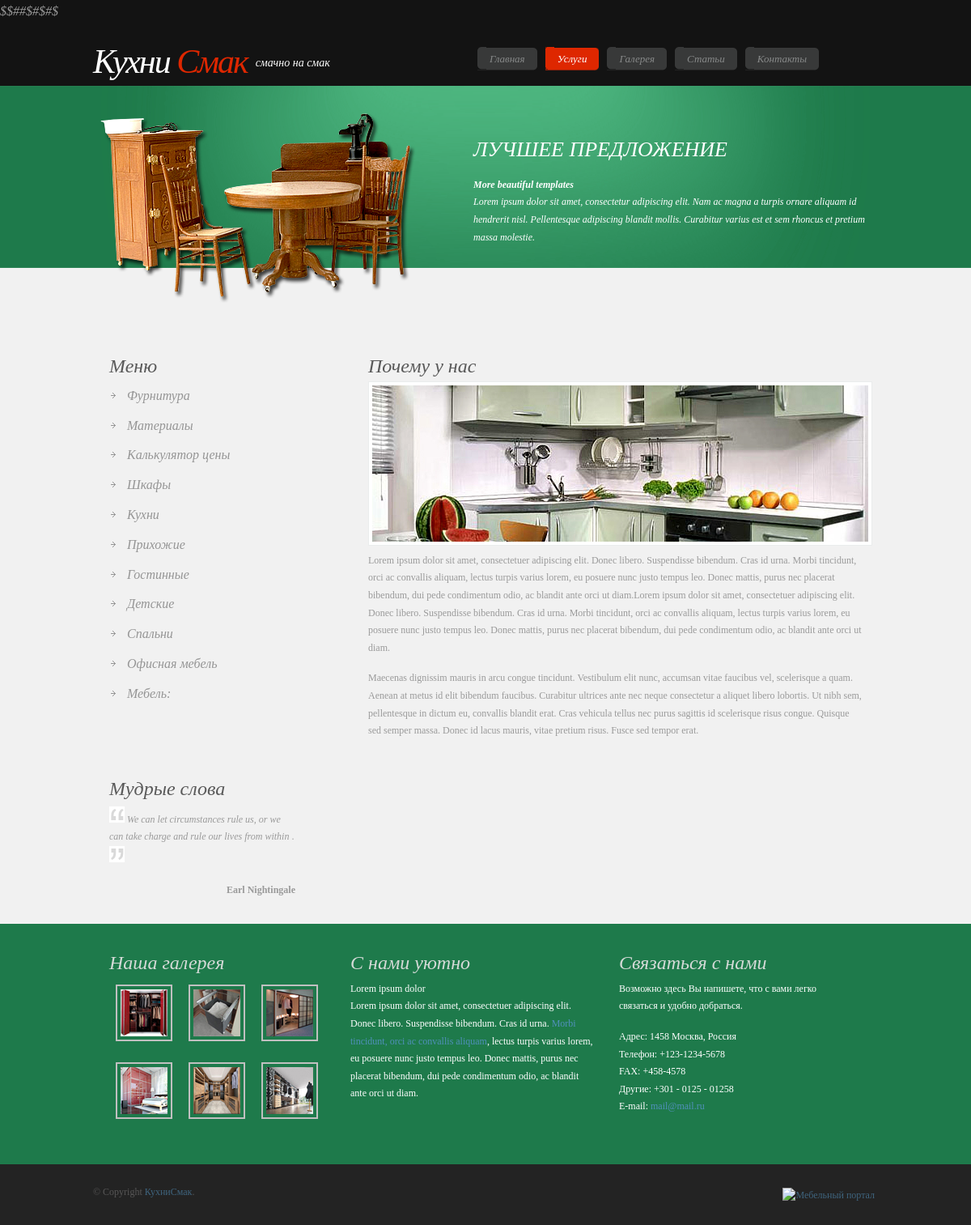
Page /?option=main&id_menu=2 on the committed database.
### tables this page shows
CREATE TABLE IF NOT EXISTS `menu` (
  `id_menu` tinyint(10) unsigned NOT NULL AUTO_INCREMENT,
  `name_menu` varchar(255) NOT NULL,
  `text_menu` text NOT NULL,
  PRIMARY KEY (`id_menu`)
);

CREATE TABLE IF NOT EXISTS `category` (
  `id_category` tinyint(10) unsigned NOT NULL AUTO_INCREMENT,
  `name_category` varchar(255) NOT NULL,
  PRIMARY KEY (`id_category`)
);

### classes/ACore.php (the view, shortened to what this page needs)
<?php
	abstract class ACore{
		protected function get_header(){
		    $query = "SELECT id_menu, name_menu FROM menu";
	        $result = mysql_query($query);
		    echo'
		    <!DOCTYPE html PUBLIC "-//W3C//DTD XHTML 1.0 Transitional//EN" "http://www.w3.org/TR/xhtml1/DTD/xhtml1-transitional.dtd">
		    <html xmlns="http://www.w3.org/1999/xhtml">
		    <head>
		    <title>КухниСмак/Контакты</title>
		    <meta http-equiv="Content-Type" content="text/html; charset=UTF8" />
		    <link href="style.css" rel="stylesheet" type="text/css" />
		    <script type="text/javascript" src="highslide/highslide-with-html.js"></script>
		    <link rel="stylesheet" type="text/css" href="highslide/highslidehtml.css" />
		    <script type="text/javascript">
		    	hs.graphicsDir = "highslide/graphics/";
		    	hs.outlineType = "rounded-white";
		    	hs.wrapperClassName = "draggable-header";
		    </script>
		    </head>
		    <body>
		    <div class="main">
		      <div class="header">
		        <div class="header_resize">
		          <div class="logo">
		            <h1><a href="index.html">Кухни<span> Смак</span></a><small> смачно на смак</small></h1>
		          </div>
		          <div class="menu_nav">
		           <ul>';
		    for ($i=0; $i<5; $i++){
		        $row=mysql_fetch_array($result, MYSQL_ASSOC);
		        if($row['id_menu']==1){
		        	if ($_GET['id_menu']==$row['id_menu'] || !$_GET['id_menu']){
		        		print ('<li class="active">');
		        	}
		        	else{
		        		print ('<li>');
		        	}
		        	printf('<a href="?option=main&id_menu=%s"><span>%s</span></a></li>',$row['id_menu'],$row['name_menu'] );
		        }
		        else{
		        	if ($_GET['id_menu']==$row['id_menu']){
		        		print ('<li class="active">');
		        	}
		        	else{
		        		print ('<li>');
		        	}
		        	printf('<a href="?option=main&id_menu=%s"><span>%s</span></a></li>',$row['id_menu'],$row['name_menu'] );
		        }
		    }
		          echo '</ul>
		            <div class="clr"></div>
		          </div>
		          <div class="clr"></div>
		          <div class="header_img"><img src="images/main_img.png" alt="image" width="400" height="234" />
		          <h2>Лучшее предложение</h2>
		          <p><strong>More beautiful templates </strong><br />
		            Lorem ipsum dolor sit amet, consectetur adipiscing elit. Nam ac magna a turpis ornare aliquam id hendrerit nisl. Pellentesque adipiscing blandit mollis. Curabitur varius est et sem rhoncus et pretium massa molestie. </p>
		          <div class="clr"></div>
		          </div>
		        </div>
		      </div>
		      <div class="clr"></div>';
		}
		protected function get_left_bar(){
			$query = "SELECT id_category, name_category FROM category";
			$result = mysql_query($query);
			echo '
			<div class="content">
			    <div class="content_resize">
			      <div class="sidebar">
				    <div class="search"></div>
			        <div class="gadget">
			          <h2>Меню</h2>
			          <div class="clr"></div>
			          <ul class="sb_menu">';
			        	for ($i=0; $i<mysql_num_rows($result); $i++){
			        		$row=mysql_fetch_array($result, MYSQL_ASSOC);
			        		printf('<li><a href="&option=category&id_category=%s"><span>%s</span></a></li>',$row['id_category'],$row['name_category'] );
			        	}
			        echo'  </ul>
			        </div>
			        <div class="gadget">
			          <h2>Мудрые слова</h2>
			          <div class="clr"></div>
			          <p>   <img src="images/test_1.gif" alt="image" width="19" height="20" /> <em>We can let circumstances rule us, or we can take charge and rule our lives from within </em>.<img src="images/test_2.gif" alt="image" width="19" height="20" /></p>
			          <p style="float:right;"><strong>Earl Nightingale</strong></p>
			        </div>
			      </div>';
		}
		protected function get_footer(){
			echo'
			<div class="fbg">
			    <div class="fbg_resize">
			      <div class="col c1">
			        <h2><span>Наша</span> галерея</h2>
			<div class="highslide-gallery">
			<a href="images/gal11.jpg" class="highslide" onclick="return hs.expand(this)">
			    <img src="images/gal1.jpg"  alt="ДСП" title="Кликни" /></a>
			<a href="images/gal12.jpg" class="highslide" onclick="return hs.expand(this)">
			    <img src="images/gal2.jpg"  alt="ДСП" title="Кликни" /></a>
			<a href="images/gal13.jpg" class="highslide" onclick="return hs.expand(this)">
			    <img src="images/gal3.jpg"  alt="ДСП" title="Кликни" /></a>
			<a href="images/gal14.jpg" class="highslide" onclick="return hs.expand(this)">
			    <img src="images/gal4.jpg"  alt="ДСП" title="Кликни" /></a>
			<a href="images/gal15.jpg" class="highslide" onclick="return hs.expand(this)">
			    <img src="images/gal5.jpg"  alt="ДСП" title="Кликни" /></a>
			<a href="images/gal16.jpg" class="highslide" onclick="return hs.expand(this)">
			    <img src="images/gal6.jpg"  alt="ДСП" title="Кликни" /></a>
			</div>
			      </div>
			      <div class="col c2">
			        <h2><span>С нами уютно</span></h2>
			        <p>Lorem ipsum dolor<br />
			          Lorem ipsum dolor sit amet, consectetuer adipiscing elit. Donec libero. Suspendisse bibendum. Cras id urna. <a href="#">Morbi tincidunt, orci ac convallis aliquam</a>, lectus turpis varius lorem, eu posuere nunc justo tempus leo. Donec mattis, purus nec placerat bibendum, dui pede condimentum odio, ac blandit ante orci ut diam.</p>
			      </div>
			      <div class="col c3">
			        <h2><span>Связаться</span> с нами</h2>
			        <p>Возможно здесь Вы напишете, что с вами легко связаться и удобно добраться.</p>
			        <p class="contact_info"> <span>Адрес:</span> 1458 Москва, Россия<br />
			          <span>Телефон:</span> +123-1234-5678<br />
			          <span>FAX:</span> +458-4578<br />
			          <span>Другие:</span> +301 - 0125 - 01258<br />
			          <span>E-mail:</span> <a href="#">mail@mail.ru</a> </p>
			      </div>
			    </div>
			    <div class="footer">
			      <p class="lr">&copy; Copyright <a href="#"> КухниСмак</a>.</p>
			      <p class="lf"><a href="http://www.xn----8sb0bs2e.net"
			target="blank"><img src="http://www.xn----8sb0bs2e.net/files/yasam.jpg" BORDER=0 alt="Мебельный портал" /></a> </p>
			    </div>
			  </div>
			</div>
			</body>
			</html>
			';
		}
		public function get_body(){
			$this->get_header();
			$this->get_left_bar();
			$this->get_footer();
		}
	}
?>

### style.css (style rules this page uses)
body { margin:0; padding:0; width:100%; color:#9a9a9a; font:italic 16px/1.8em Georgia, 'Times New Roman', Times, serif; }
html, .main { padding:0; margin:0; background:#f1f1f1 url(images/main_bg.gif) top repeat-x; }
.logo { padding:15px 0 20px 0; margin:0 auto; width:450px; float:left; }
h1 { margin:0; padding:5px 0; width:340px; color:#fff; font:42px Georgia, 'Times New Roman', Times, serif; letter-spacing:-2px; font-style:italic; }
h1 a { color:#fff; text-decoration:none; float:left; }
h1 span { color:#de2700; }
h1 small { color:#fff; float:left; padding:18px 0 0 10px; font:italic 14px Georgia, 'Times New Roman', Times, serif; letter-spacing:normal; }
h2 { font:italic 24px Georgia, 'Times New Roman', Times, serif; padding:0; margin:5px 0; color:#595959; }
p { margin:8px 0; padding:0 0 8px 0; font:normal 12px/1.8em Georgia, 'Times New Roman', Times, serif; }
a { color:#78bbe6; text-decoration:none; }
.header, .content, .menu_nav, .fbg, .footer, form, ol, ol li, ul, .content .mainbar, .content .sidebar { margin:0; padding:0; }
.header_resize { margin:0 auto; padding:3px 0 0 0; width:970px; }
.header_img { width:970px; padding:20px 0 0 0; }
.header_img img { float:left; }
.header_img h2 { width:500px; float:right; text-align:left; font: italic 26px Georgia, 'Times New Roman', Times, serif; color:#fff; padding:30px 0 0 0; margin:0; text-transform:uppercase; }
.header_img p { width:500px; float:right; text-align:left; font: italic 12px Georgia, 'Times New Roman', Times, serif; color:#fff; line-height:1.8em; padding:10px 0 0 0; }
.menu_nav { margin:20px 0 0 0; padding:3px 0 0 10px; float:right; width:500px; }
.menu_nav ul { list-style:none; padding:0; margin:0; }
.menu_nav li { float:left; padding:0 5px; }
.menu_nav li a { background:url(images/r_menu_one.gif) no-repeat right; font:italic 13px Georgia, 'Times New Roman', Times, serif; color:#878989; display:block; float:left; padding:10px 0; }
.menu_nav li a span { background:url(images/l_menu_one.gif) no-repeat left; padding:10px 15px; }
.menu_nav li.active a { text-decoration:none; color:#fff; background:url(images/r_menu.gif) no-repeat right; }
.menu_nav li.active a span { text-decoration:none; color:#fff; background:url(images/l_menu.gif) no-repeat left; }
.content { padding:10px 0 0 0; }
.content_resize { margin:0 auto; padding:20px 0 0 0; width:970px; }
.content .mainbar { margin:0; float:right; }
.content .mainbar img { float:left; padding:4px; margin:0 10px 0 0; border:1px solid #eaecec; background-color:#fff; }
.content .mainbar .article { margin:0 0 20px 0; padding:30px 20px; width:610px; }
.content .sidebar { margin:0; padding:0; float:left; }
.content .sidebar .gadget { margin:0 0 20px 0; padding:30px 20px; width:230px; }
ul.sb_menu, ul.ex_menu { margin:0; padding:0; list-style:none; color:#959595; }
ul.sb_menu li, ul.ex_menu li { margin:0; }
ul.sb_menu li { padding:4px 0 4px 12px; width:220px; }
ul.sb_menu li a, ul.ex_menu li a { color:#959595; text-decoration:none; margin-left:-12px; padding-left:22px; background:url(images/li_a_hover.gif) left no-repeat; }
.fbg { padding:10px 0 0 0;background: #1e7a4b url(images/fbg_bg.gif) bottom repeat-x; margin:10px 0 0 0; }
.fbg_resize { margin:0 auto; padding:20px 20px; width:930px; }
.fbg h2 { color:#d4dad7; }
.fbg p { color:#fff; }
.fbg a { color:#5190bb; text-decoration:none; }
.fbg img { padding:4px; border: background-color:#fff; }
.fbg .col { margin:0; float:left; }
.fbg .c1 { padding:0 16px 0 0; width:266px; }
.fbg .c2 { padding:0 16px; width:300px; }
.fbg .c3 { padding:0 0 0 16px; width:260px; }
.fbg .c1 img { margin:8px; }
.footer { width:970px; margin:0 auto; padding:40px 0 20px 0; }
.footer p.lf { margin:0; padding:4px 0; float:right; width:auto; text-align:right; line-height:1.5em; color:#575656; }
.footer p.lf a { color:#3f647e; }
.footer p.lr { margin:0; padding:4px 0; float:left; width:auto; line-height:1.5em; color:#575656; }
.footer p.lr a { color:#3f647e; }

### highslide/highslidehtml.css (style rules this page uses)
.highslide { outline: none; text-decoration: none; }
.highslide img { border: 2px solid silver; }

### rows in the picture
menu: name_menu "Главная"
menu: shows a picture, name_menu "Услуги"
menu: name_menu "Галерея"
menu: name_menu "Статьи"
menu: name_menu "Контакты"
category: name_category "Фурнитура"
category: name_category "Материалы"
category: name_category "Калькулятор цены"
category: name_category "Шкафы"
category: name_category "Кухни"
category: name_category "Прихожие"
category: name_category "Гостинные"
category: name_category "Детские"
category: name_category "Спальни"
category: name_category "Офисная мебель"
category: name_category "Мебель:"
